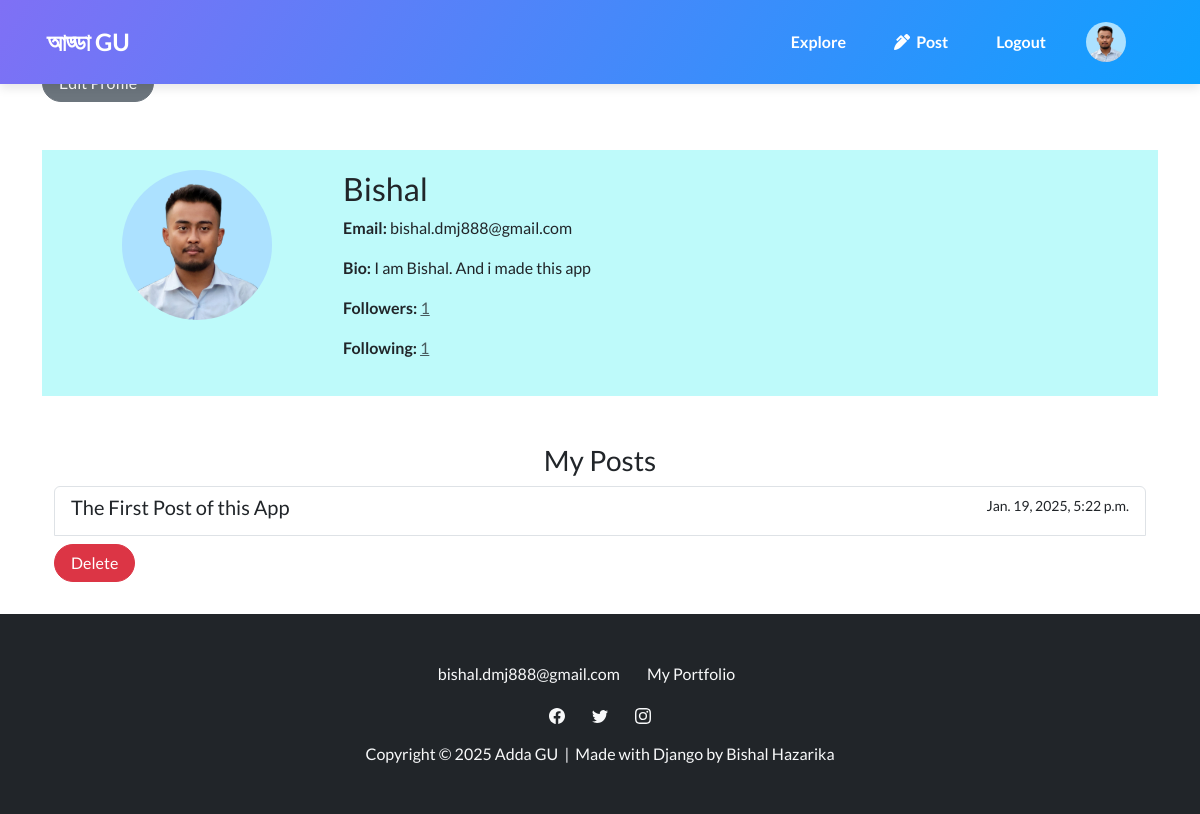
/users/profile/ (signed in), run on the app's committed database.
### users/models.py (models this page shows, shortened)
class CustomUser(AbstractUser):
    bio = models.TextField(blank=True, null=True)
    profile_picture = models.ImageField(upload_to='profile_pictures/',blank=True,null=True)
    followers = models.ManyToManyField('self', related_name='following', symmetrical=False, blank=True)

### blogs/models.py (models this page shows, shortened)
class BlogPost(models.Model):
    author = models.ForeignKey(settings.AUTH_USER_MODEL, on_delete=models.CASCADE)
    title = models.CharField(max_length=200)
    content = models.TextField()
    created_at = models.DateTimeField(auto_now_add=True)
    blogimage = models.ImageField(upload_to='blogimages/',blank=True,null=True)

### users/views.py (the view)
# urls.py: path('profile/', views.profile_view, name='profile'),
@login_required
def profile_view(request):
    user_posts = BlogPost.objects.filter(author=request.user)
    context = {
        'user':request.user,
        'user_posts':user_posts
        }
    return render(request, 'users/profile.html', context)

### users/templates/users/profile.html (shortened to what this page needs)
{% extends 'base.html' %}
{% load static %}
{% block content %}
<a href="{% url 'edit_profile' %}" class="btn btn-secondary mt-3">Edit Profile</a>
<div class="container mt-5">
    <div class="row" style="background-color: #8ef6f692; padding: 20px;">
        <div class="col-md-3 text-center">
            {% if user.profile_picture %}
                <img src="{{ user.profile_picture.url }}" alt="Profile Picture" class="rounded-circle img-fluid" style="width: 150px; height: 150px;">
            {% else %}
                <img src="{% static 'path/to/default_profile_picture.jpg' %}" alt="Default Profile Picture" class="rounded-circle img-fluid" style="width: 150px; height: 150px;">
            {% endif %}
        </div>
        <div class="col-md-9">
            <h2>{{ user.username }}</h2>
            <p><strong>Email:</strong> {{ user.email }}</p>
            <p><strong>Bio:</strong> {{ user.bio }}</p>
            <p><strong>Followers:</strong> <a href="#" id="followers-link">{{ user.followers.count }}</a></p>
            <p><strong>Following:</strong> <a href="#" id="following-link">{{ user.following.count }}</a></p>
        </div>
    </div>
    <div class="mt-5">
        <h3 class="text-center">My Posts</h3>
        <div class="list-group">
            {% for post in user_posts %}
                <a href="{% url 'blog_detail' post.pk %}" class="list-group-item list-group-item-action">
                    <div class="d-flex w-100 justify-content-between">
                        <h5 class="mb-1">{{ post.title }}</h5>
                        <small>{{ post.created_at }}</small>
                    </div>
                </a>
                <form method="post" action="{% url 'delete_post' post.pk %}">
                    <button type="submit" class="btn btn-danger mt-2">Delete</button>
                </form>
            {% endfor %}
        </div>
    </div>
</div>
{% endblock %}

### users/templates/base.html (shortened to what this page needs)
{% load static %}
<!DOCTYPE html>
<html data-bs-theme="light">
<head>
    <link rel="stylesheet" href="{% static 'users/assets/bootstrap/css/bootstrap.min.css' %}">
    <link rel="stylesheet" href="{% static 'users/assets/fonts/fontawesome-all.min.css' %}">
    <link rel="stylesheet" href="{% static 'users/assets/css/pikaday.min.css' %}">
    <link rel="stylesheet" href="{% static 'users/explore/css/animate.min.css' %}">
    <link rel="stylesheet" href="{% static 'users/explore/css/Navbar-Right-Links-Dark-icons.css' %}">
</head>
<body>
    <nav class="navbar navbar-expand-lg fixed-top portfolio-navbar gradient navbar-dark">
        <div class="container">
            <a class="navbar-brand logo" href="{% url 'home' %}"><strong>&nbsp;আড্ডা GU</strong></a>
            <div class="collapse navbar-collapse" id="navbarNav">
                <ul class="navbar-nav ms-auto">
                    <li class="nav-item"><a class="nav-link active" href="{% url 'home' %}">Explore</a></li>
                    {% if user.is_authenticated %}
                        <li class="nav-item"><a class="nav-link" href="{% url 'create_post' %}"><i class="fas fa-pen-alt"></i>&nbsp; Post</a></li>
                        <li class="nav-item"><a class="nav-link" href="{% url 'logout' %}">Logout</a></li>
                        <li class="nav-item">
                            <a href="{% url 'profile' %}">
                            {% if user.profile_picture %}
                                <img class="rounded-circle" width="40" height="40" src="{{ user.profile_picture.url }}">
                            {% else %}
                                <img class="rounded-circle" width="40" height="40" src="https://via.placeholder.com/40">
                            {% endif %}
                        </a>
                        </li>
                    {% else %}
                        <li class="nav-item"><a class="nav-link" href="{% url 'signup' %}">Sign Up</a></li>
                        <li class="nav-item"><a class="nav-link" href="{% url 'login' %}">Login</a></li>
                    {% endif %}
                </ul>
            </div>
        </div>
    </nav>
    <div class="container mt-5 content">
        {% block content %}{% endblock %}
    </div>
    <footer class="text-center bg-dark">
        <div class="container text-white py-4 py-lg-5">
            <ul class="list-inline">
                <li class="list-inline-item me-4"><a class="link-light" href="#">bishal.dmj888@gmail.com</a></li>
                <li class="list-inline-item me-4"><a class="link-light" href="https://bishalhazarika.pythonanywhere.com/">My Portfolio</a></li>
            </ul>
            <ul class="list-inline">
                <li class="list-inline-item me-4"></li>
                <li class="list-inline-item me-4"></li>
                <li class="list-inline-item"></li>
            </ul>
            <p class="mb-0" style="color: var(--bs-light);">Copyright © 2025 Adda GU&nbsp; |&nbsp; Made with Django by Bishal Hazarika</p>
        </div>
    </footer>
</body>
</html>

### users/templates/base.html (style rules this page uses)
html, body { height: 100%; }
body { display: flex; flex-direction: column; }
.navbar { margin-bottom: 2rem !important; }
.content { flex: 1; }
footer { background-color: #343a40; color: white; padding: 0rem 0; margin-top: 2rem; }

### data on the page
CustomUser: profile_picture (picture), username "Bishal", email "bishal.dmj888@gmail.com", bio "I am Bishal. And i made this app", followers.count "1", following.count "1"
BlogPost: title "The First Post of this App", created_at "Jan. 19, 2025, 5:22 p.m."
